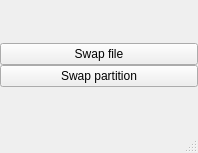
<?xml version="1.0" encoding="UTF-8"?>
<ui version="4.0">
 <class>MainWindow</class>
 <widget class="QMainWindow" name="MainWindow">
  <property name="geometry">
   <rect>
    <x>0</x>
    <y>0</y>
    <width>198</width>
    <height>153</height>
   </rect>
  </property>
  <property name="windowTitle">
   <string>MainWindow</string>
  </property>
  <widget class="QWidget" name="centralwidget">
   <layout class="QGridLayout" name="gridLayout">
    <property name="leftMargin">
     <number>0</number>
    </property>
    <property name="topMargin">
     <number>0</number>
    </property>
    <property name="rightMargin">
     <number>0</number>
    </property>
    <property name="bottomMargin">
     <number>0</number>
    </property>
    <property name="spacing">
     <number>0</number>
    </property>
    <item row="0" column="0">
     <layout class="QVBoxLayout" name="verticalLayout">
      <property name="spacing">
       <number>0</number>
      </property>
      <item>
       <widget class="QPushButton" name="pushButton">
        <property name="text">
         <string>Swap file</string>
        </property>
       </widget>
      </item>
      <item>
       <widget class="QPushButton" name="pushButton_2">
        <property name="text">
         <string>Swap partition</string>
        </property>
       </widget>
      </item>
     </layout>
    </item>
   </layout>
  </widget>
  <widget class="QMenuBar" name="menubar">
   <property name="geometry">
    <rect>
     <x>0</x>
     <y>0</y>
     <width>198</width>
     <height>30</height>
    </rect>
   </property>
  </widget>
  <widget class="QStatusBar" name="statusbar"/>
 </widget>
 <resources/>
 <connections/>
</ui>
